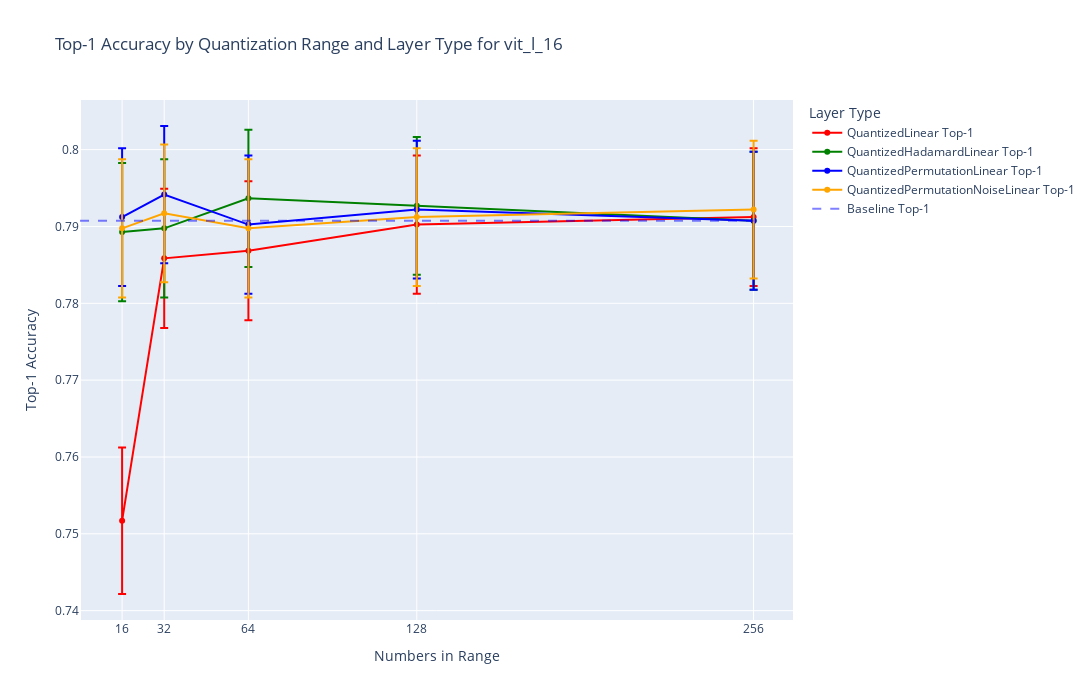

Notebook source saved alongside this figure:
### Code cell
import plotly.express as px
import plotly.graph_objects as go

df = results_df[results_df.model_name == 'vit_l_16']
# Create figure
fig = go.Figure()

color_map = {
    'QuantizedLinear': 'red',
    'QuantizedHadamardLinear': 'green',
    'QuantizedPermutationLinear': 'blue',
    'QuantizedPermutationNoiseLinear': 'orange'
}

# Add scatter plots for each layer_type
for layer_type in df['layer_type'].unique():
    if layer_type == 'Baseline':
        continue
    layer_data = df[df['layer_type'] == layer_type]
    fig.add_trace(go.Scatter(
        x=layer_data['numbers_in_range'],
        y=layer_data['accuracy_top1_mean'],
        mode='lines+markers',
        name=f'{layer_type} Top-1',
        error_y=dict(
            type='data',
            array=layer_data['accuracy_top1_std'],
            visible=True
        ),
        line=dict(color=color_map[layer_type])
    ))

# Add baseline accuracy as a dotted line
baseline_data = df[df['layer_type'] == 'Baseline']
fig.add_trace(go.Scatter(
    x=[0, 256],
    y=[baseline_data['accuracy_top1_mean'].values[0]] * 2,
    mode='lines',
    line=dict(dash='dash', color='rgba(0, 0, 255, 0.5)'),
    name='Baseline Top-1'
))

# Update layout to make the graph more squarish
fig.update_layout(
    title='Top-1 Accuracy by Quantization Range and Layer Type for vit_l_16',
    xaxis=dict(
        title='Numbers in Range',
        tickmode='array',
        tickvals=[16, 32, 64, 128, 256],
        ticktext=['16', '32', '64', '128', '256']
    ),
    yaxis_title='Top-1 Accuracy',
    legend_title='Layer Type',
    width=1100,  # Adjust width to make plot more squarish
    height=700  # Adjust height to make plot more squarish
)

# Show figure
fig.show()

### Figure 1 — Plotly figure (JSON) as saved in the notebook; plotly's stock layout.template omitted (floating-point values rounded to 4 significant figures)
{"data": [{"error_y": {"array": [0.009539, 0.009058, 0.009043, 0.00899, 0.008975], "type": "data", "visible": true}, "line": {"color": "red"}, "mode": "lines+markers", "name": "QuantizedLinear Top-1", "type": "scatter", "x": [16, 32, 64, 128, 256], "y": [0.7517, 0.7859, 0.7868, 0.7902, 0.7912]}, {"error_y": {"array": [0.009005, 0.008998, 0.008936, 0.008951, 0.008982], "type": "data", "visible": true}, "line": {"color": "green"}, "mode": "lines+markers", "name": "QuantizedHadamardLinear Top-1", "type": "scatter", "x": [16, 32, 64, 128, 256], "y": [0.7893, 0.7898, 0.7937, 0.7927, 0.7907]}, {"error_y": {"array": [0.008975, 0.008928, 0.00899, 0.008959, 0.008982], "type": "data", "visible": true}, "line": {"color": "blue"}, "mode": "lines+markers", "name": "QuantizedPermutationLinear Top-1", "type": "scatter", "x": [16, 32, 64, 128, 256], "y": [0.7912, 0.7941, 0.7902, 0.7922, 0.7907]}, {"error_y": {"array": [0.008998, 0.008967, 0.008998, 0.008975, 0.008959], "type": "data", "visible": true}, "line": {"color": "orange"}, "mode": "lines+markers", "name": "QuantizedPermutationNoiseLinear Top-1", "type": "scatter", "x": [16, 32, 64, 128, 256], "y": [0.7898, 0.7917, 0.7898, 0.7912, 0.7922]}, {"line": {"color": "rgba(0, 0, 255, 0.5)", "dash": "dash"}, "mode": "lines", "name": "Baseline Top-1", "type": "scatter", "x": [0, 256], "y": [0.7907, 0.7907]}], "layout": {"height": 700, "legend": {"title": {"text": "Layer Type"}}, "title": {"text": "Top-1 Accuracy by Quantization Range and Layer Type for vit_l_16"}, "width": 1100, "xaxis": {"autorange": true, "range": [0, 271.0], "tickmode": "array", "ticktext": ["16", "32", "64", "128", "256"], "tickvals": [16, 32, 64, 128, 256], "title": {"text": "Numbers in Range"}, "type": "linear"}, "yaxis": {"autorange": true, "range": [0.7388, 0.8065], "title": {"text": "Top-1 Accuracy"}, "type": "linear"}}}
